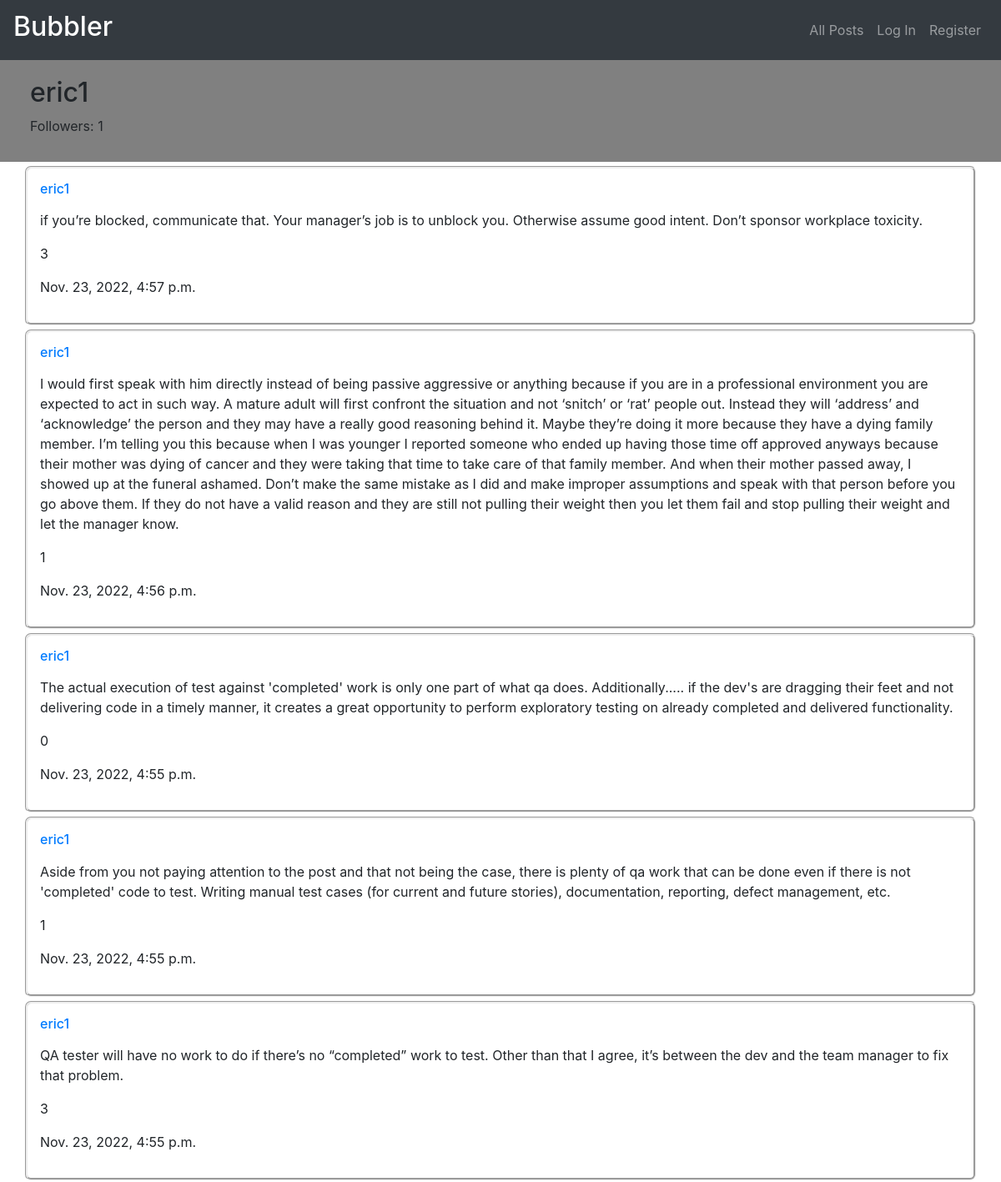
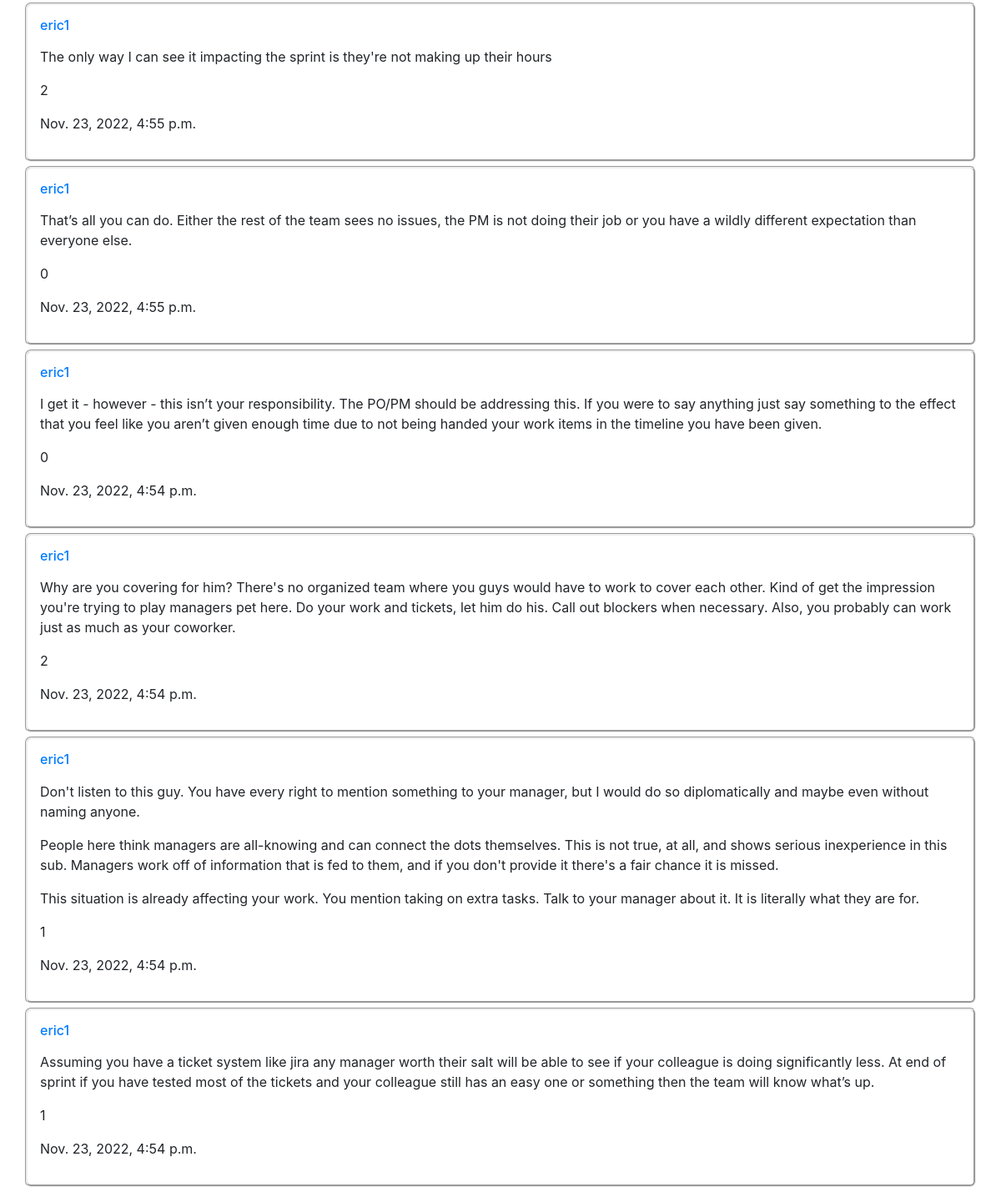
The page /profile/3 on the database its author committed (2 pictures, top to bottom).
### network/models.py (models this page shows, shortened)
class User(AbstractUser):
    time = models.DateTimeField(auto_now_add=True)

class Post(models.Model):
    poster = models.ForeignKey(User, on_delete=models.CASCADE, related_name='post')
    content = models.CharField(max_length=1300)
    likes = models.IntegerField()
    time = models.DateTimeField(auto_now_add=True)

### network/views.py (the view)
# urls.py: path("profile/<str:id>", views.profile, name="profile"),
def profile(request, id):
    profile = User.objects.get(pk=id)
    posts = profile.post.order_by("-time")
    is_following = False
    if request.user.is_authenticated:
        for following in request.user.followers.all():
            if profile == following.follow:
                is_following = True
    return render(request, "network/profile.html", {
        "profile": profile,
        "posts": posts,
        "is_following": is_following
    })

### network/templates/network/profile.html (shortened to what this page needs)
{% extends "network/layout.html" %}
{% block body %}
    <div  style="padding-top: 20px; padding-bottom: 15px; padding-left: 3%; background-color: gray;">
        <h2>{{ profile.username }}</h2>
        <p>Followers: {{ profile.following.count }}</p>
    </div>
    {% for post in posts.all %}
    <div class="container" style="margin-top: 5px; padding: 15px; border-style:groove; border-radius: 7px;">
        <h6><a href="{% url 'profile' post.poster.id %}">{{ post.poster.username }}</a></h6>
        <p>{{ post.content | linebreaks }}</p>
        <p>{{ post.likes }}</p>
        <p>{{ post.time }}</p>
    </div>
    {% endfor %}
{% endblock %}

### rows shown on the page
User: username "eric1", following.count "1"
Post: poster.username "eric1", content "if you’re blocked, communicate that. Your manager’s job is to unblock you. Otherwise assume good intent. Don’t sponsor workplace toxicity.", likes "3", time "Nov. 23, 2022, 4:57 p.m."
Post: poster.username "eric1", content "I would first speak with him directly instead of being passive aggressive or anything because if you are in a professional environment you are expected to act in such way. A mature adult will first confront the situation and not ‘snitch’ or ‘rat’ people out. Instead they will ‘address’ and ‘acknowledge’ the person and they may have a really good reasoning behind it. Maybe they’re doing it more because they have a dying family member. I’m telling you this because when I was younger I reported someone who ended up having those time off approved anyways because their mother was dying of cancer and they were taking that time to take care of that family member. And when their mother passed away,…", likes "1", time "Nov. 23, 2022, 4:56 p.m."
Post: poster.username "eric1", content "The actual execution of test against 'completed' work is only one part of what qa does. Additionally..... if the dev's are dragging their feet and not delivering code in a timely manner, it creates a great opportunity to perform exploratory testing on already completed and delivered functionality.", likes "0", time "Nov. 23, 2022, 4:55 p.m."
Post: poster.username "eric1", content "Aside from you not paying attention to the post and that not being the case, there is plenty of qa work that can be done even if there is not 'completed' code to test. Writing manual test cases (for current and future stories), documentation, reporting, defect management, etc.", likes "1", time "Nov. 23, 2022, 4:55 p.m."
Post: poster.username "eric1", content "QA tester will have no work to do if there’s no “completed” work to test. Other than that I agree, it’s between the dev and the team manager to fix that problem.", likes "3", time "Nov. 23, 2022, 4:55 p.m."
Post: poster.username "eric1", content "The only way I can see it impacting the sprint is they're not making up their hours", likes "2", time "Nov. 23, 2022, 4:55 p.m."
Post: poster.username "eric1", content "That’s all you can do. Either the rest of the team sees no issues, the PM is not doing their job or you have a wildly different expectation than everyone else.", likes "0", time "Nov. 23, 2022, 4:55 p.m."
Post: poster.username "eric1", content "I get it - however - this isn’t your responsibility. The PO/PM should be addressing this. If you were to say anything just say something to the effect that you feel like you aren’t given enough time due to not being handed your work items in the timeline you have been given.", likes "0", time "Nov. 23, 2022, 4:54 p.m."
Post: poster.username "eric1", content "Why are you covering for him? There's no organized team where you guys would have to work to cover each other. Kind of get the impression you're trying to play managers pet here. Do your work and tickets, let him do his. Call out blockers when necessary. Also, you probably can work just as much as your coworker.", likes "2", time "Nov. 23, 2022, 4:54 p.m."
Post: poster.username "eric1", content "Don't listen to this guy. You have every right to mention something to your manager, but I would do so diplomatically and maybe even without naming anyone. People here think managers are all-knowing and can connect the dots themselves. This is not true, at all, and shows serious inexperience in this sub. Managers work off of information that is fed to them, and if you don't provide it there's a fair chance it is missed. This situation is already affecting your work. You mention taking on extra tasks. Talk to your manager about it. It is literally what they are for.", likes "1", time "Nov. 23, 2022, 4:54 p.m."
Post: poster.username "eric1", content "Assuming you have a ticket system like jira any manager worth their salt will be able to see if your colleague is doing significantly less. At end of sprint if you have tested most of the tickets and your colleague still has an easy one or something then the team will know what’s up.", likes "1", time "Nov. 23, 2022, 4:54 p.m."
